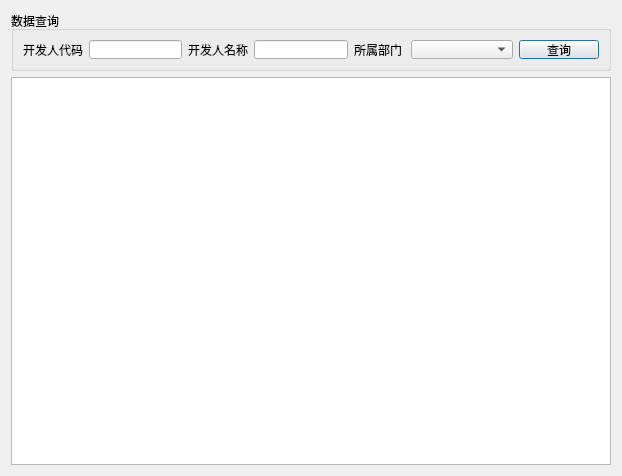
<?xml version="1.0" encoding="UTF-8"?>
<ui version="4.0">
 <class>RcmInfoMng</class>
 <widget class="QDialog" name="RcmInfoMng">
  <property name="geometry">
   <rect>
    <x>0</x>
    <y>0</y>
    <width>618</width>
    <height>476</height>
   </rect>
  </property>
  <property name="windowTitle">
   <string>开发人信息管理</string>
  </property>
  <layout class="QVBoxLayout" name="verticalLayout">
   <item>
    <widget class="QGroupBox" name="groupBox">
     <property name="minimumSize">
      <size>
       <width>600</width>
       <height>60</height>
      </size>
     </property>
     <property name="maximumSize">
      <size>
       <width>600</width>
       <height>60</height>
      </size>
     </property>
     <property name="title">
      <string>数据查询</string>
     </property>
     <layout class="QHBoxLayout" name="horizontalLayout_3" stretch="2,2,2,1">
      <item>
       <layout class="QHBoxLayout" name="horizontalLayout">
        <item>
         <widget class="QLabel" name="label">
          <property name="text">
           <string>开发人代码</string>
          </property>
         </widget>
        </item>
        <item>
         <widget class="QLineEdit" name="le_id"/>
        </item>
       </layout>
      </item>
      <item>
       <layout class="QHBoxLayout" name="horizontalLayout_2">
        <item>
         <widget class="QLabel" name="label_2">
          <property name="text">
           <string>开发人名称</string>
          </property>
         </widget>
        </item>
        <item>
         <widget class="QLineEdit" name="le_name"/>
        </item>
       </layout>
      </item>
      <item>
       <layout class="QHBoxLayout" name="horizontalLayout_4" stretch="1,2">
        <item>
         <widget class="QLabel" name="label_3">
          <property name="text">
           <string>所属部门</string>
          </property>
         </widget>
        </item>
        <item>
         <widget class="QComboBox" name="cm_dept"/>
        </item>
       </layout>
      </item>
      <item>
       <widget class="QPushButton" name="btnQuery">
        <property name="text">
         <string>查询</string>
        </property>
       </widget>
      </item>
     </layout>
     <zorder></zorder>
     <zorder>btnQuery</zorder>
     <zorder></zorder>
     <zorder>layoutWidget</zorder>
    </widget>
   </item>
   <item>
    <widget class="QTableView" name="tvIns">
     <property name="enabled">
      <bool>true</bool>
     </property>
     <property name="contextMenuPolicy">
      <enum>Qt::CustomContextMenu</enum>
     </property>
     <property name="editTriggers">
      <set>QAbstractItemView::NoEditTriggers</set>
     </property>
     <property name="selectionMode">
      <enum>QAbstractItemView::ExtendedSelection</enum>
     </property>
     <property name="selectionBehavior">
      <enum>QAbstractItemView::SelectRows</enum>
     </property>
    </widget>
   </item>
  </layout>
 </widget>
 <resources/>
 <connections/>
</ui>
